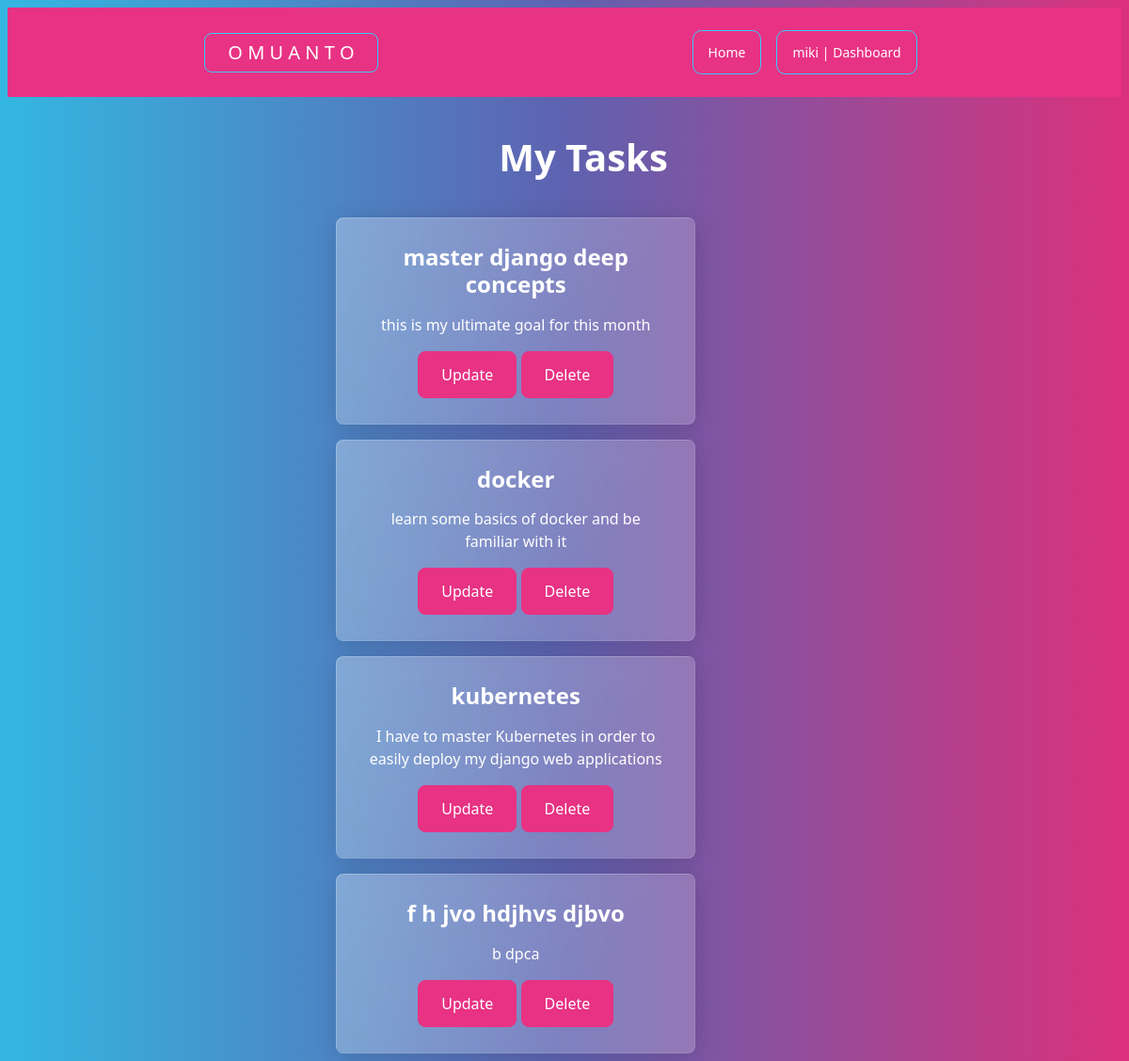
/viewtask/ (signed in), run on the app's committed database.
### mainapp/models.py (models this page shows, shortened)
class Task(models.Model):
    title = models.CharField(max_length=100, null=True)
    content = models.CharField(max_length=1000, null=True, blank=True)
    date_posted = models.TimeField(auto_now=True, null=True)
    user = models.ForeignKey(User, max_length=10, on_delete=models.CASCADE, null=True)

### mainapp/views.py (the view)
# urls.py: path("viewtask/", views.viewtask, name="viewtask"),
@login_required(login_url='login')
def viewtask(request):
    curr_user = request.user.id
    task = Task.objects.all().filter(user=curr_user)
    context = {'task': task}
    return render(request, 'profile/viewtask.html', context = context)

### templates/profile/viewtask.html (shortened to what this page needs)
{% extends 'base.html' %}
{% load static %}
{% block content %}
<!DOCTYPE html>
<html lang="en">
<head>
    <link rel="stylesheet" href="{% static 'css/style.css' %} ">
</head>
<body>
    <div class="container-fluid mx-auto row col-8">
        <div class="row">
            <h1 class="text-center m-3"> My Tasks </h1>
            {% for tsk in task %}
                <div class="mx-auto col-8">
                    <div class="col-sm-10">
                        <div class="card m-1 row">
                            <div class="card-body">
                                <h4 class="card-title">{{ tsk.title }}</h4>
                                    <p class="card-text">{{ tsk.content }}</p>
                                <a href="{% url 'updatetask' tsk.id %} " class="btn btn-primary">Update</a>
                                <a href="{% url 'deletetask' tsk.id %} " class="btn btn-primary">Delete</a>
                            </div>
                        </div>
                    </div>
                </div>
            {% endfor %}
        </div>
    </div>
</body>
</html>
{% endblock %}

### templates/base.html (shortened to what this page needs)
{% load static %}
<!DOCTYPE html>
<html lang="en">
<head>
    <link rel="stylesheet" href="https://bootswatch.com/5/quartz/bootstrap.min.css">
    <link rel="stylesheet" href="{% static 'css/style.css' %}"
    <link href="https://cdn.jsdelivr.net/npm/bootstrap@5.3.0-alpha1/dist/css/bootstrap.min.css" rel="stylesheet">
</head>
<body>
    <nav class="navbar m-1 navbar-expand-lg navbar-dark bg-primary justify-content-center">
        <div class="container-fluid mx-auto col-8">
                {% if user.is_authenticated %}
                <a class="navbar-brand btn btn-outline-info" href="{% url 'home' %}">O M U A N T O</a>
                {% else %}
                <a class="navbar-brand  btn btn-outline-info" href="{% url 'login' %}">O M U A N T O</a>
                {% endif %}
          <div class="collapse navbar-collapse" id="navbarSupportedContent">
            <ul class="navbar-nav ms-auto mb-2 mb-lg-0">
              <li class="nav-item m-1 btn btn-outline-info btn-sm">
                <a class="nav-link active" aria-current="page" href="{% url 'home' %}">Home</a>
              </li>
              <li class="nav-item m-1 btn btn-outline-info btn-sm">
                {% if user.is_authenticated %}
                    <a class="nav-link active" href="{% url 'dashboard'%}">{{ user.username }} | Dashboard</a>
                {% else %}
                    <a class="nav-link  active" href="{% url 'register'%}">Register </a>
              {% endif %}
              </li>
            </ul>
          </div>
        </div>
      </nav>
{% block content %}
{% endblock %}
</body>
</html>

### static/css/style.css (style rules this page uses)
body { color: white; justify-content: center; text-align: center; }
a { text-decoration: none; }
h1, h2 { margin-top: 40px; }

### data on the page
Task: title "master django deep concepts", content "this is my ultimate goal for this month"
Task: title "docker", content "learn some basics of docker and be familiar with it"
Task: title "kubernetes", content "I have to master Kubernetes in order to easily deploy my django web applications"
Task: title "f h jvo hdjhvs djbvo", content "b dpca"

### other printed values
{{ user.username }} "miki"
